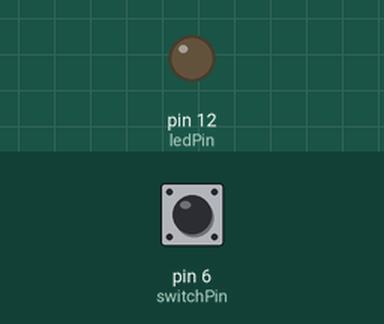
Recording of a sketch running on a simulated Arduino Uno, built with avr-gcc and run on an emulated ATmega328P. Parts: output pins drawn as LEDs (lit = HIGH). The test bench sets the inputs (shaded band); at power-on: pin 6 (switchPin) HIGH.

Above: at 1.2 s.
1.3 s: pin 6 (switchPin) pulled LOW for 0.15 s
At 1.37 s:
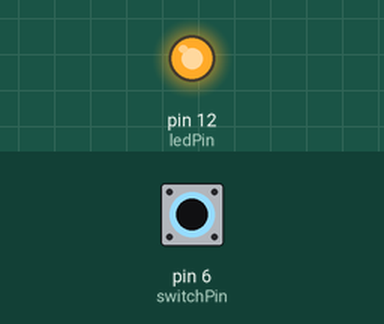
2.9 s: pin 6 (switchPin) pulled LOW for 3.2 s
At 6.9 s:
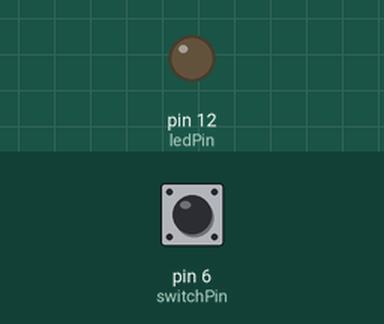
Timing chart, 0 to 8.4 s (numbered marks = the images above; inputs shaded):
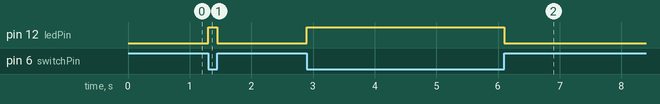

Measured:
- after the input at 1.3 s, pin 12 (ledPin): LOW → HIGH at once, → LOW 0.15 s later
- after the input at 2.9 s, pin 12 (ledPin): LOW → HIGH at once, → LOW 3.2 s later

The sketch:

Arudino_Led_blinking_with_Switch.ino
```cpp
// Define pin numbers
int ledPin = 12;     // Pin connected to the LED
int switchPin = 6;   // Pin connected to the switch

void setup()
{
    // Set LED pin as OUTPUT so we can turn it ON and OFF
    pinMode(ledPin, OUTPUT);

    // Set switch pin as INPUT with internal pull-up resistor
    // This makes the pin normally HIGH, and it will go LOW when the switch is pressed
    pinMode(switchPin, INPUT_PULLUP);
}

void loop()
{
    // Read the current state of the switch (LOW when pressed, HIGH when not pressed)
    bool switch_data = digitalRead(switchPin);

    // Check if the switch is pressed
    if (switch_data == LOW)    // Switch is pressed (pulled to ground)
    {
        digitalWrite(ledPin, HIGH);  // Turn ON the LED
    }
    else    // Switch is not pressed
    {
        digitalWrite(ledPin, LOW);   // Turn OFF the LED
    }

    // Short delay to debounce the switch slightly (optional, can be adjusted or removed)
    delay(50);
}
```
